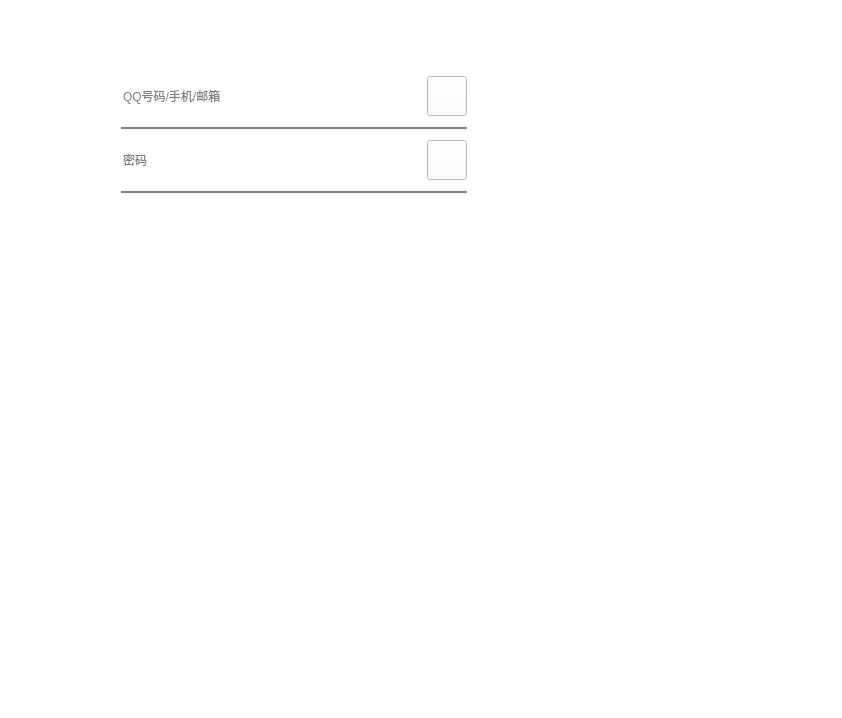
<?xml version="1.0" encoding="UTF-8"?>
<ui version="4.0">
 <class>Widget</class>
 <widget class="QWidget" name="Widget">
  <property name="geometry">
   <rect>
    <x>0</x>
    <y>0</y>
    <width>842</width>
    <height>718</height>
   </rect>
  </property>
  <property name="windowTitle">
   <string>Widget</string>
  </property>
  <property name="styleSheet">
   <string notr="true">QWidget{background-color:white}</string>
  </property>
  <widget class="QWidget" name="">
   <property name="geometry">
    <rect>
     <x>70</x>
     <y>10</y>
     <width>448</width>
     <height>244</height>
    </rect>
   </property>
   <layout class="QVBoxLayout" name="verticalLayout_4">
    <item>
     <spacer name="verticalSpacer">
      <property name="orientation">
       <enum>Qt::Vertical</enum>
      </property>
      <property name="sizeHint" stdset="0">
       <size>
        <width>20</width>
        <height>40</height>
       </size>
      </property>
     </spacer>
    </item>
    <item>
     <layout class="QHBoxLayout" name="horizontalLayout_3">
      <item>
       <spacer name="horizontalSpacer">
        <property name="orientation">
         <enum>Qt::Horizontal</enum>
        </property>
        <property name="sizeHint" stdset="0">
         <size>
          <width>40</width>
          <height>20</height>
         </size>
        </property>
       </spacer>
      </item>
      <item>
       <layout class="QVBoxLayout" name="verticalLayout_3">
        <item>
         <layout class="QVBoxLayout" name="verticalLayout">
          <item>
           <layout class="QHBoxLayout" name="horizontalLayout">
            <item>
             <widget class="QLineEdit" name="lineEdit">
              <property name="minimumSize">
               <size>
                <width>300</width>
                <height>50</height>
               </size>
              </property>
              <property name="styleSheet">
               <string notr="true">QLineEdit {
border: none;
}</string>
              </property>
              <property name="placeholderText">
               <string>QQ号码/手机/邮箱</string>
              </property>
             </widget>
            </item>
            <item>
             <widget class="QPushButton" name="pushButton">
              <property name="minimumSize">
               <size>
                <width>40</width>
                <height>40</height>
               </size>
              </property>
              <property name="styleSheet">
               <string notr="true">QPushButton{
border-image:url(:/icons/pulldown.png);
}</string>
              </property>
              <property name="text">
               <string/>
              </property>
             </widget>
            </item>
           </layout>
          </item>
          <item>
           <widget class="QWidget" name="widget" native="true">
            <property name="minimumSize">
             <size>
              <width>0</width>
              <height>2</height>
             </size>
            </property>
            <property name="maximumSize">
             <size>
              <width>16777215</width>
              <height>2</height>
             </size>
            </property>
            <property name="styleSheet">
             <string notr="true">QWidget{
background-color:gray;
}</string>
            </property>
           </widget>
          </item>
         </layout>
        </item>
        <item>
         <layout class="QVBoxLayout" name="verticalLayout_2">
          <item>
           <layout class="QHBoxLayout" name="horizontalLayout_2">
            <item>
             <widget class="QLineEdit" name="lineEdit_2">
              <property name="minimumSize">
               <size>
                <width>300</width>
                <height>50</height>
               </size>
              </property>
              <property name="styleSheet">
               <string notr="true">QLineEdit {
border: none;
}</string>
              </property>
              <property name="echoMode">
               <enum>QLineEdit::Password</enum>
              </property>
              <property name="placeholderText">
               <string>密码</string>
              </property>
             </widget>
            </item>
            <item>
             <widget class="QPushButton" name="pushButton_2">
              <property name="minimumSize">
               <size>
                <width>40</width>
                <height>40</height>
               </size>
              </property>
              <property name="styleSheet">
               <string notr="true">QPushButton{
border-image:url(:/icons/login.png);
}</string>
              </property>
              <property name="text">
               <string/>
              </property>
             </widget>
            </item>
           </layout>
          </item>
          <item>
           <widget class="QWidget" name="widget_2" native="true">
            <property name="minimumSize">
             <size>
              <width>0</width>
              <height>2</height>
             </size>
            </property>
            <property name="maximumSize">
             <size>
              <width>16777215</width>
              <height>2</height>
             </size>
            </property>
            <property name="styleSheet">
             <string notr="true">QWidget{
background-color:gray;
}</string>
            </property>
           </widget>
          </item>
         </layout>
        </item>
       </layout>
      </item>
      <item>
       <spacer name="horizontalSpacer_2">
        <property name="orientation">
         <enum>Qt::Horizontal</enum>
        </property>
        <property name="sizeHint" stdset="0">
         <size>
          <width>40</width>
          <height>20</height>
         </size>
        </property>
       </spacer>
      </item>
     </layout>
    </item>
    <item>
     <spacer name="verticalSpacer_2">
      <property name="orientation">
       <enum>Qt::Vertical</enum>
      </property>
      <property name="sizeHint" stdset="0">
       <size>
        <width>20</width>
        <height>40</height>
       </size>
      </property>
     </spacer>
    </item>
   </layout>
  </widget>
 </widget>
 <resources/>
 <connections/>
</ui>
